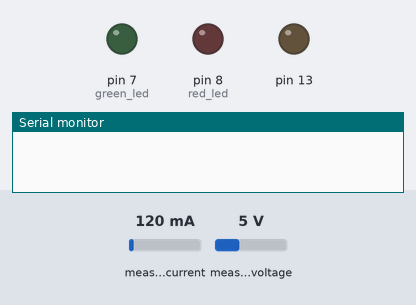
The sketch below on a simulated Arduino Uno, built for the host (arithmetic inside an expression is 32-bit, double 64-bit). On the bench: output pins drawn as LEDs (lit = HIGH), the last lines printed to the serial monitor. The test bench sets the inputs (shaded band); at power-on: measured current 120 mA, measured voltage 5 V. WiFi joins after 1.5 s; servers stay silent unless stated; no MQTT or app messages arrive unless stated.

Above: at 0.0 s.
At 1.7 s:
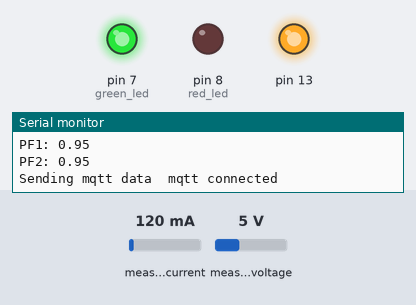
Timing chart, 0 to 3.2 s (numbered marks = the images above):
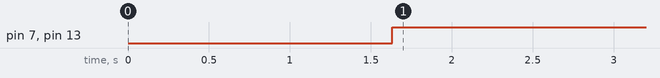

Measured:
- by itself, pin 7 (green_led), pin 13: LOW → HIGH at 1.6 s

The sketch:

mqtt_con_pzem004Tv30.ino
```cpp
#include <PZEM004Tv30.h>
//#include <UIPEthernet.h>
#include <Ethernet.h>
#include <PubSubClient.h>
#include <SoftwareSerial.h>


/* Use software serial for the PZEM
 * Pin 11 Rx (Connects to the Tx pin on the PZEM)
 * Pin 12 Tx (Connects to the Rx pin on the PZEM)
*/

#define CLIENT_ID       "Watt_Meter0"
#define TOPIC           "Watt_Meter0_values"


#define PUBLISH_DELAY   5000

uint8_t mac[6] = {0x00,0x01,0x02,0x03,0x04,0x05};
IPAddress mqttServer(192,168,1,110);


void callback(char* topic, byte* payload, unsigned int length) {
  // handle message arrived
}

EthernetClient ethClient;
PubSubClient mqttClient(mqttServer, 1883, callback, ethClient);


PZEM004Tv30 pzem1(9, 10);
PZEM004Tv30 pzem2(6, 5);

uint8_t green_led = 7;
uint8_t red_led = 8;


void setup() {
  Serial.begin(115200);
  pinMode(13, OUTPUT);
  pinMode(green_led, OUTPUT);
  pinMode(red_led, OUTPUT);

  // setup ethernet communication using DHCP
  if(Ethernet.begin(mac) == 0) {
    Serial.println(F("Unable to configure Ethernet using DHCP"));
    for(;;);
  }
  Serial.println(F("Ethernet configured via DHCP"));
  Serial.print(F("IP: "));
  Serial.println(Ethernet.localIP());
  Serial.println();

  // setup mqtt client
  mqttClient.setClient(ethClient);
  mqttClient.setServer(mqttServer, 1883);
 // Serial.println(F("MQTT client configured"));
}

/*
void sendData(char sensor_number, float power, float current, float energy, float voltage, float power_factor, float frequency) {


  Serial.print(F("Sending mqtt data "));
  Serial.print(F("sensor_number:"));
  Serial.println(sensor_number);


  char msgBuffer[60];
  uint8_t  tmp_len = strlen(msgBuffer);
  memset(msgBuffer,0,sizeof(msgBuffer)); //to clear the array

  strcpy(msgBuffer, "{");

  strcat(msgBuffer, (sensor_number=='1') ? "\"W1\":" : "\"W2\":"); //(condition) ? optionA : optionB; if condition is true return optionA...
  tmp_len = strlen(msgBuffer);
  dtostrf(power,4,2, &msgBuffer[tmp_len]);
  strcat(msgBuffer, ",");


  strcat(msgBuffer, (sensor_number=='1') ? "\"A1\":" : "\"A2\":"); //(condition) ? optionA : optionB; if condition is true return optionA...
  tmp_len = strlen(msgBuffer);
  dtostrf(current,4,2, &msgBuffer[tmp_len]);
  strcat(msgBuffer, ",");


  strcat(msgBuffer, (sensor_number=='1') ? "\"Wh1\":" : "\"Wh2\":"); //(condition) ? optionA : optionB; if condition is true return optionA...
  tmp_len = strlen(msgBuffer);
  dtostrf(energy,8,2, &msgBuffer[tmp_len]);
  strcat(msgBuffer, ",");


  strcat(msgBuffer, (sensor_number=='1') ? "\"V1\":" : "\"V2\":"); //(condition) ? optionA : optionB; if condition is true return optionA...
  tmp_len = strlen(msgBuffer);
  dtostrf(voltage,5,2, &msgBuffer[tmp_len]);
  strcat(msgBuffer, ",");

  strcat(msgBuffer, (sensor_number=='1') ? "\"Pf1\":" : "\"Pf2\":"); //(condition) ? optionA : optionB; if condition is true return optionA...
  tmp_len = strlen(msgBuffer);
  dtostrf(voltage,3,2, &msgBuffer[tmp_len]);
  strcat(msgBuffer, ",");


  strcat(msgBuffer, (sensor_number=='1') ? "\"Hz1\":" : "\"Hz2\":"); //(condition) ? optionA : optionB; if condition is true return optionA...
  tmp_len = strlen(msgBuffer);
  dtostrf(voltage,3,1, &msgBuffer[tmp_len]);


  strcat(msgBuffer, "}");
  tmp_len = strlen(msgBuffer);
  msgBuffer[tmp_len + 1] = '\0'; //close the string


//  if(mqttClient.connect(CLIENT_ID)) {
  if (mqttClient.connect("arduinoClient", "mqtt-onos", "onosmqtt1234")) {

    Serial.println(F(" mqtt connected"));
    //mqttClient.publish("outTopic2", "work");

    mqttClient.publish("MqttPzWhMeter0000,", msgBuffer);
    //mqttClient.publish("MqttPzemWM000","hello world");


  }
}
*/

void sendAllData(float power1,float power2, float current1, float current2, float energy1, float energy2, float voltage1,
                 float voltage2, float power_factor1, float power_factor2, float frequency1, float frequency2) {

/*
MqttPzemWM000 b'{"W2":11.10,"A2":12.20,"Wh2":   13.30,"V2":14.40,"Pf2":14.40,"Hz2":14.4,}'
zigbee2mqtt/0x00158d00040aaf3e b'{"battery":100,"voltage":3045,"contact":true,"linkquality":134}'

*/


  Serial.print(F("Sending mqtt data "));


  char msgBuffer[180];
  uint8_t  tmp_len = strlen(msgBuffer);
  memset(msgBuffer,0,sizeof(msgBuffer)); //to clear the array

  strcpy(msgBuffer, "{");

  strcat(msgBuffer,"\"W1\":");
  tmp_len = strlen(msgBuffer);
  dtostrf(power1,4,2, &msgBuffer[tmp_len]);
  strcat(msgBuffer, ",");

  strcat(msgBuffer,"\"W2\":");
  tmp_len = strlen(msgBuffer);
  dtostrf(power2,4,2, &msgBuffer[tmp_len]);
  strcat(msgBuffer, ",");

  strcat(msgBuffer, "\"A1\":"); //(condition) ? optionA : optionB; if condition is true return optionA...
  tmp_len = strlen(msgBuffer);
  dtostrf(current1,4,2, &msgBuffer[tmp_len]);
  strcat(msgBuffer, ",");

  strcat(msgBuffer, "\"A2\":"); //(condition) ? optionA : optionB; if condition is true return optionA...
  tmp_len = strlen(msgBuffer);
  dtostrf(current2,4,2, &msgBuffer[tmp_len]);
  strcat(msgBuffer, ",");

  strcat(msgBuffer, "\"Wh1\":"); //(condition) ? optionA : optionB; if condition is true return optionA...
  tmp_len = strlen(msgBuffer);
  dtostrf(energy1,8,2, &msgBuffer[tmp_len]);
  strcat(msgBuffer, ",");

  strcat(msgBuffer, "\"Wh2\":"); //(condition) ? optionA : optionB; if condition is true return optionA...
  tmp_len = strlen(msgBuffer);
  dtostrf(energy2,8,2, &msgBuffer[tmp_len]);
  strcat(msgBuffer, ",");

  strcat(msgBuffer, "\"V1\":" ); //(condition) ? optionA : optionB; if condition is true return optionA...
  tmp_len = strlen(msgBuffer);
  dtostrf(voltage1,5,2, &msgBuffer[tmp_len]);
  strcat(msgBuffer, ",");

  strcat(msgBuffer, "\"V2\":" ); //(condition) ? optionA : optionB; if condition is true return optionA...
  tmp_len = strlen(msgBuffer);
  dtostrf(voltage2,5,2, &msgBuffer[tmp_len]);
  strcat(msgBuffer, ",");

  strcat(msgBuffer, "\"Pf1\":"); //(condition) ? optionA : optionB; if condition is true return optionA...
  tmp_len = strlen(msgBuffer);
  dtostrf(power_factor1,3,2, &msgBuffer[tmp_len]);
  strcat(msgBuffer, ",");

  strcat(msgBuffer, "\"Pf2\":"); //(condition) ? optionA : optionB; if condition is true return optionA...
  tmp_len = strlen(msgBuffer);
  dtostrf(power_factor2,3,2, &msgBuffer[tmp_len]);
  strcat(msgBuffer, ",");

  strcat(msgBuffer, "\"Hz1\":"); //(condition) ? optionA : optionB; if condition is true return optionA...
  tmp_len = strlen(msgBuffer);
  dtostrf(frequency1,3,1, &msgBuffer[tmp_len]);
  strcat(msgBuffer, ",");

  strcat(msgBuffer, "\"Hz2\":"); //(condition) ? optionA : optionB; if condition is true return optionA...
  tmp_len = strlen(msgBuffer);
  dtostrf(frequency2,3,1, &msgBuffer[tmp_len]);


  strcat(msgBuffer, "}");
  tmp_len = strlen(msgBuffer);
  msgBuffer[tmp_len + 1] = '\0'; //close the string


//  if(mqttClient.connect(CLIENT_ID)) {
  if (mqttClient.connect("arduinoClient", "mqtt-onos", "onosmqtt1234")) {

    Serial.println(F(" mqtt connected"));
    //mqttClient.publish("outTopic2", "work");

    mqttClient.publish("MqttPzWhMeter0000,", msgBuffer);
    //mqttClient.publish("MqttPzemWM000","hello world");


  }
}


void loop() {


    float power1 = pzem1.power();
    if( !isnan(power1) ){
        Serial.print(F("Pwr1: ")); Serial.print(power1); Serial.println(F("W"));
    } else {
        power1 = 999;
        Serial.println("Er_PWR1");
    }

    float power2 = pzem2.power();
    if( !isnan(power2) ){
        Serial.print(F("Pwr2: ")); Serial.print(power2); Serial.println(F("W"));
    } else {
        power2 = 999;
        Serial.println("Er_PWR2");
    }

    float energy1 = pzem1.energy();
    if( !isnan(energy1) ){
        Serial.print(F("Energy1: ")); Serial.print(energy1,3); Serial.println(F("kWh"));
    } else {
        energy1 = 999;
        Serial.println(F("Er_en1"));
    }

    float energy2 = pzem2.energy();
    if( !isnan(energy2) ){
        Serial.print(F("Energy2: ")); Serial.print(energy2,3); Serial.println(F("kWh"));
    } else {
        energy2 = 999;
        Serial.println(F("Er_en2"));
    }


    float voltage1 = pzem1.voltage();

    if( !isnan(voltage1) ){
        Serial.print(F("Voltage1: ")); Serial.print(voltage1); Serial.println(F("V"));
    } else {
        voltage1 = 999;
        Serial.println("Error_voltage1");
    }

    float voltage2 = pzem2.voltage();

    if( !isnan(voltage2) ){
        Serial.print(F("Voltage2: ")); Serial.print(voltage2); Serial.println(F("V"));
    } else {
        voltage2 = 999;
        Serial.println("Error_voltage2");
    }


    float current1 = pzem1.current();

    if( !isnan(current1) ){
        Serial.print(F("Current1: ")); Serial.print(current1); Serial.println(F("A"));
    } else {
        current1 = 999;
        Serial.println(F("Er_I1"));
    }

    float current2 = pzem2.current();

    if( !isnan(current2) ){
        Serial.print(F("Current2: ")); Serial.print(current2); Serial.println(F("A"));
    } else {
        current2 = 999;
        Serial.println(F("Er_I2"));
    }


    float frequency1 = pzem1.frequency();

    if( !isnan(frequency1) ){
        Serial.print(F("Freq1: ")); Serial.print(frequency1, 1); Serial.println(F("Hz"));
    } else {
        frequency1 = 999;
        Serial.println(F("Error_F1"));
    }

    float frequency2 = pzem2.frequency();

    if( !isnan(frequency2) ){
        Serial.print(F("Freq2: ")); Serial.print(frequency2, 1); Serial.println(F("Hz"));
    } else {
        frequency2 = 999;
        Serial.println(F("Error_F2"));
    }


    float pf1 = pzem1.pf();

    if( !isnan(pf1) ){
        Serial.print(F("PF1: ")); Serial.println(pf1);
    } else {
        pf1 = 999;
        Serial.println(F("Error_pwr_f1"));
    }

    float pf2 = pzem2.pf();

    if( !isnan(pf2) ){
        Serial.print(F("PF2: ")); Serial.println(pf2);
    } else {
        pf2 = 999;
        Serial.println(F("Error_pwr_f2"));
    }


    Serial.println();
  // it's time to send new data?
    //sendData(power,current,energy,voltage,pf,frequency);


  //sendData('1',11.1,12.2,13.3,14.4,15.5,16.6);

  //sendData('2',11.1,12.2,13.3,14.4,15.5,16.6);


  if (power1>power2){ //power comsumption greater than generated power
    digitalWrite(13, LOW);   // turn the LED on
    digitalWrite(red_led, HIGH);   // turn the LED on
    digitalWrite(green_led, LOW);

  }
  else{ //power comsumption lesser than generated power
    digitalWrite(13, HIGH);
    digitalWrite(red_led, LOW);
    digitalWrite(green_led, HIGH);

  }

  sendAllData(power1,power2,current1,current2,energy1,energy2,voltage1,voltage2,pf1,pf2,frequency1,frequency2);


 // sendAllData(power1,12.2,current1,14.4,energy1,16.6,voltage1,18.8,pf1,20.0,frequency1,22.2);


  mqttClient.loop();

  delay(500);
}
```
